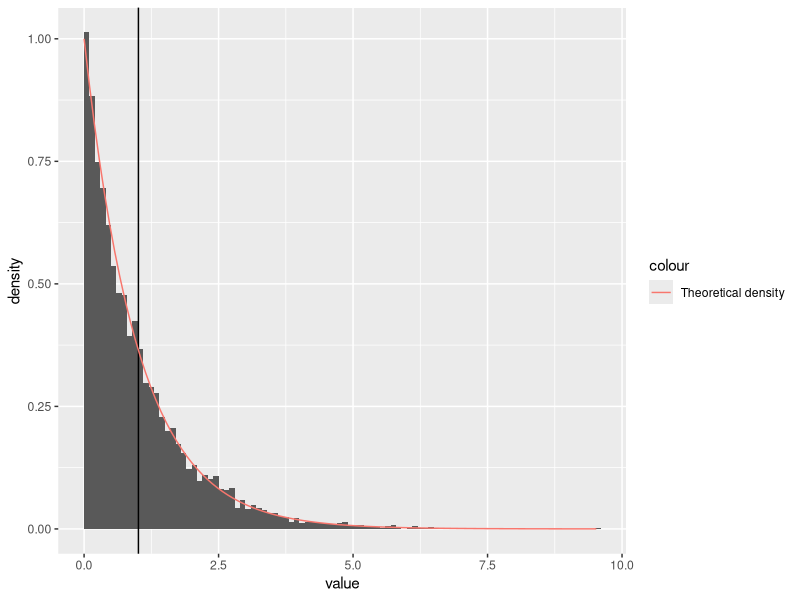
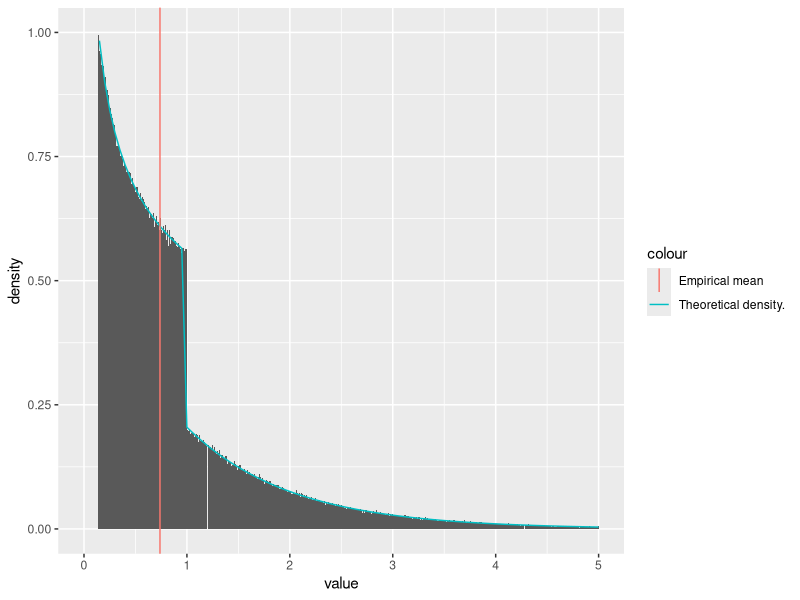
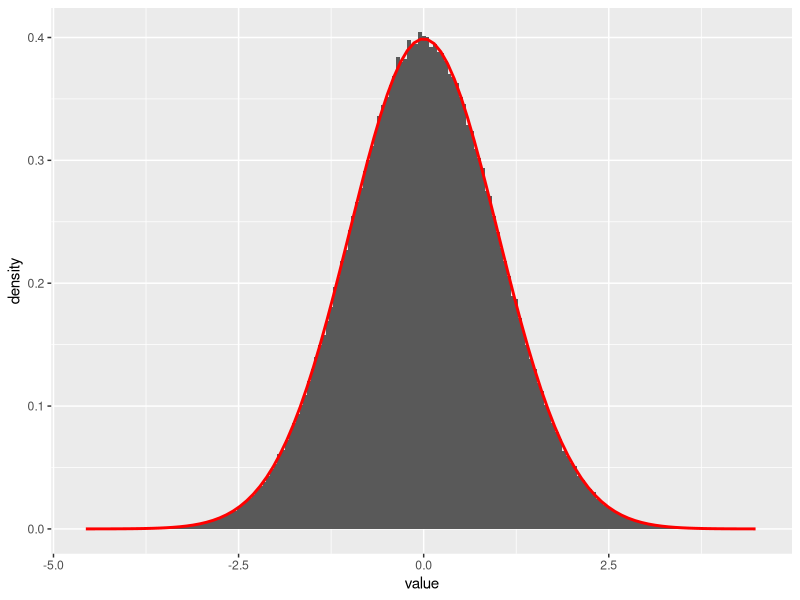

Source code (R) for these figures, in order:
## ---- chunk 1
library(tidyverse)
library(magrittr)
## ---- chunk 2
rexp <- function(n, rate = 1) {
  uniformly_distributed <- runif(n=n)
  exponentially_distributed <- -log(uniformly_distributed) / rate
  return(enframe(exponentially_distributed))
}
## ---- chunk 3
samples <- 10000
rate <- 1
exponential_samples <- rexp(n = samples, rate = rate)
ggplot() + 
  geom_histogram(
    data = exponential_samples,
    mapping = aes(x=value, y=..density..),
    binwidth = 0.1,
    boundary = 0
  ) +
  geom_vline(
    aes(xintercept = mean(exponential_samples$value))
  ) +
  stat_function(
    fun = dexp,
    args=list(rate = rate),
    aes(col='Theoretical density')
  )
## ---- chunk 4
rg <- function(n, rate = 1) {
  u <- runif(n = n)
  boundary <- exp(1) / (rate + exp(1))
  left <- u < boundary
  right <- !left
  u[left] <- (u[left] / boundary) ** (1 / rate)
  u[right] <- -log((1 - u[right]) / (boundary * rate))
  return(enframe(u))
}
## ---- chunk 5
dg <- function(x, rate = 1) {
  normalizing_constant <- rate * exp(1) / (rate + exp(1))
  d <- rep(0, length(x))
  left_indices <- 0 < x & x < 1
  right_indices <- 1 <= x
  d[left_indices] <- normalizing_constant * (x[left_indices] ** (rate - 1))
  d[right_indices] <- normalizing_constant * exp(-x[right_indices])
  return(d)
}
## ---- chunk 6
samples <- 1000000
rate <- 0.7
g_samples <- rg(n = samples, rate = rate)
ggplot() +
  geom_histogram(
    data = g_samples,
    mapping = aes(x=value, y=..density..),
    binwidth = 0.01,
    boundary = 0
  ) + stat_function(
    fun = dg,
    args = list(rate = rate),
    aes(col = 'Theoretical density.')
  ) +
  geom_vline(
    aes(
      xintercept = mean(g_samples$value),
      col = 'Empirical mean'
    )
  ) +
  ylim(0, 1) +
  xlim(0, 5)
## ---- chunk 7

box_muller <- function(n){
  x1 <- runif((n+1)/2)*2*pi
  x2 <- rexp((n+1)/2, rate=1/2) %>% use_series(value)
  y1 <- map2_dbl(x2, x1, ~sqrt(.x)*cos(.y))
  y2 <- map2_dbl(x2, x1, ~sqrt(.x)*sin(.y))
  return(c(y1, y2)[1:n])
}

std_normal_dist <- as_mapper(~1/sqrt(2*pi)*exp(-.x^2/2))
n <- 1000000
x <- box_muller(n)

sample <- tibble(value = x)
results <- list(mean = 0,
                sample_mean = mean(x), 
                variance = 1,
                sample_variance = var(x))

test_plot <- sample %>%
  ggplot() + 
  geom_histogram(aes(x=value, y=..density..), binwidth=0.05) + 
  stat_function(fun=std_normal_dist, color="red", size=1)

print(test_plot)
print(results)
## ---- chunk 8
multivariate_normal <- function(mean, covariance, n){
  d <- length(mean)
  A <- chol(covariance)
  
  xs <- rerun(n, box_muller(d))
  y <- map(xs, ~A%*%.x + mean)
  
  return(y)
}
## ---- chunk 9
mean <- c(1,4,2)
covariance <- diag(3)*3
n <- 10000

sample <- multivariate_normal(mean, covariance, n)

sample_mean <- sample %>%
  map(t) %>%
  map(as_tibble) %>%
  bind_rows() %>%
  colMeans()

sample_covariance <- sample %>%
  map(t) %>%
  map(as_tibble) %>%
  bind_rows() %>%
  cov()

results <- list(mean=mean,
                sample_mean=as.matrix(sample_mean),
                covariance=covariance,
                sample_covariance=as.matrix(sample_covariance))
print(results)
